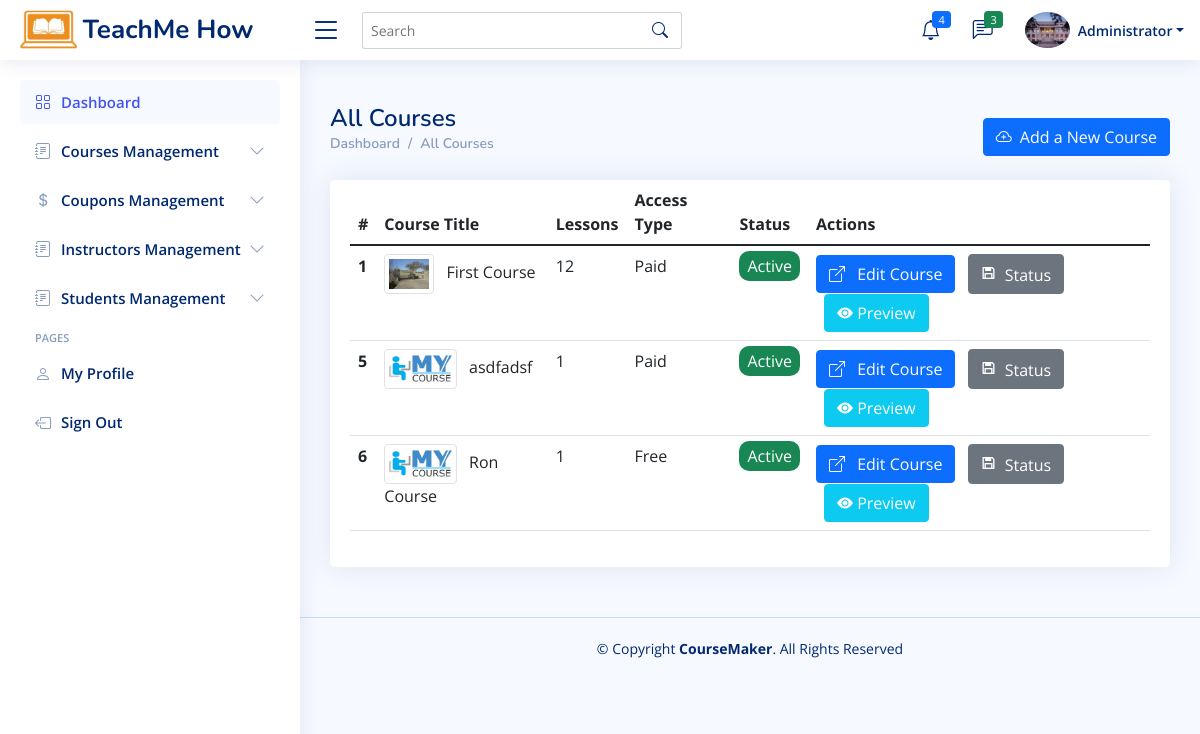
Screenshot of /instructor-all-courses.php (signed in) with the database file from the repository.
### tables this page shows
CREATE TABLE `users` (
  `id` int(11) NOT NULL,
  `firstname` varchar(20) NOT NULL,
  `lastname` varchar(20) NOT NULL,
  `email` varchar(50) NOT NULL,
  `contactNum` varchar(100) DEFAULT NULL,
  `address` varchar(200) DEFAULT NULL,
  `username` varchar(30) NOT NULL,
  `password` varchar(100) NOT NULL,
  `type` enum('Admin','Instructor','Student') NOT NULL,
  `verified` tinyint(1) NOT NULL DEFAULT 0,
  `pic` varchar(100) NOT NULL DEFAULT 'default.jpg',
  `isBlocked` tinyint(1) NOT NULL DEFAULT 0,
  `created_on` timestamp NOT NULL DEFAULT current_timestamp(),
  `about` varchar(1000) NOT NULL DEFAULT 'Some info about user, edit it form profile section.....   Some info about user, edit it form profile section.....'
);

CREATE TABLE `courses` (
  `id` int(10) NOT NULL,
  `instructor_id` int(10) NOT NULL,
  `title` varchar(200) NOT NULL,
  `thumbnail` varchar(100) NOT NULL DEFAULT 'default.jpg',
  `access` enum('Free','Registration','Paid') NOT NULL,
  `description` varchar(1000) NOT NULL,
  `draft` tinyint(1) NOT NULL DEFAULT 0,
  `courseID` int(11) NOT NULL,
  `timeLimitType` enum('Without Time Limit','Days','Months','Years') DEFAULT NULL,
  `timeLimitValue` int(5) DEFAULT NULL,
  `registration_required_email` tinyint(1) DEFAULT NULL,
  `registration_required_phone` tinyint(1) DEFAULT NULL,
  `registration_required_address` tinyint(1) DEFAULT NULL,
  `registration_required_tos` tinyint(1) DEFAULT NULL,
  `price` int(5) DEFAULT NULL,
  `paypal_email` varchar(50) DEFAULT NULL,
  `instructor_name` varchar(50) NOT NULL,
  `back_clr` varchar(10) NOT NULL DEFAULT '#ffffff',
  `front_clr` varchar(10) NOT NULL DEFAULT '#000000',
  `page_background_type` enum('image','color') NOT NULL DEFAULT 'color',
  `page_background_image` varchar(100) DEFAULT NULL,
  `page_background_color` varchar(100) DEFAULT '#000000',
  `txtLessonBackground` varchar(10) DEFAULT NULL,
  `courseTitleBg` varchar(10) NOT NULL DEFAULT '#ffffff',
  `courseTitleFg` varchar(10) NOT NULL DEFAULT '#000',
  `signBgColor` varchar(10) NOT NULL DEFAULT '#ffffff',
  `signFgColor` varchar(10) NOT NULL DEFAULT '#000',
  `bottomLogo` varchar(100) NOT NULL DEFAULT 'default.png'
);

### instructor-all-courses.php (the view, shortened to what this page needs)
<?php
    require_once "includes/app.php";
    $path = ROOT_DIR;
?>
<!DOCTYPE html>
<html lang="en">
<head>
    <?php
        require "includes/head.inc.php";
    ?>
</head>
<body>
    <?=require_once "includes/header.inc.php";?>
  <?php
  if($_SESSION["role"]=="Admin"){
      require_once "includes/adminSideBar.inc.php";
  }
  ?>
  <main id="main" class="main">
      <div class="pagetitle d-flex justify-content-between">
          <div>
              <h1>All Courses</h1>
              <nav>
                  <ol class="breadcrumb">
                      <li class="breadcrumb-item"><a href="<?=ROOT_DIR?>instructorDashboard.php">Dashboard</a></li>
                      <li class="breadcrumb-item">All Courses</li>
                  </ol>
              </nav>
          </div>
          <a class="btn btn-primary" href="instructor-create-course.php"><i class="bi bi-cloud-plus me-2"></i>Add a New Course</a>
      </div>
      <section class="section">
          <div class="row">
              <div class="col-lg-12">
                  <div class="card">
                      <div class="card-body">
                          <table class="table datatable">
                              <thead>
                              <tr>
                                  <th scope="col">#</th>
                                  <th scope="col">Course Title</th>
                                  <th scope="col">Lessons</th>
                                  <th scope="col">Access Type</th>
                                  <th scope="col">Status</th>
                                  <th scope="col">Actions</th>
                              </tr>
                              </thead>
                              <tbody>
                              <?php
                              $sql = "SELECT c.id as coursePrimaryKey, c.title, COUNT(l.course_id) AS total_lessons, c.thumbnail, c.access, c.draft, c.courseID, c.draft
                                        FROM courses c LEFT JOIN lessons l
                                        ON l.course_id = c.id GROUP BY c.id";
                              $res = mysqli_query($con, $sql);
                              while($row = mysqli_fetch_array($res)){
                                  $badgeClass = $row["draft"]==0 ? "success" : "warning";
                                  $badgeTxt = $row["draft"]==0 ? "Active" : "Draft";
                              ?>
                                  <tr>
                                      <th scope="row"><?=$row["coursePrimaryKey"]?></th>
                                      <td>
                                          <img style="max-height: 40px;" class="me-2 img-thumbnail" src="assets/img/courses-thumnail/<?=$row["thumbnail"]?>?> alt="">
                                          <?=$row["title"]?>
                                      </td>
                                      <td><?=$row["total_lessons"]?></td>
                                      <td><?=$row["access"]?></td>
                                      <td>
                                          <span style="border-radius: 10px" class="bg-<?=$badgeClass?> text-white px-2 py-1"><?=$badgeTxt?></span>
                                      </td>
                                      <td>
                                          <a href="instructor-view-course.php?courseID=<?=$row["coursePrimaryKey"]?>" class="btn btn-primary">
                                              <i class="bi bi-box-arrow-up-right me-2"></i>
                                              Edit Course
                                          </a>
                                          <button class="btn btn-secondary ms-2" data-bs-toggle="modal" data-bs-target="#draftCourseModel_<?=$row["coursePrimaryKey"]?>">
                                              <i class="ri-save-3-line me-1"></i> Status
                                          </button>
                                          <a target="_blank" class="btn btn-info text-white ms-2" href="course-123">
                                              <i class="bi bi-eye-fill"></i> Preview
                                          </a>
                                      </td>
                                  </tr>
                              <?php } ?>
                              </tbody>
                          </table>
                      </div>
                  </div>
              </div>
          </div>
      </section>
  </main>
  <?=require_once "includes/footer.inc.php";?>
</body>
</html>

### includes/header.inc.php (shortened to what this page needs)
<?php
$userID = $_SESSION["userID"];
$s = "SELECT pic FROM users WHERE id=$userID";
$res = mysqli_query($con, $s);
$picRow = mysqli_fetch_array($res);
$userPic = $picRow["pic"];
?>
<header id="header" class="header fixed-top d-flex align-items-center">
    <div class="d-flex align-items-center justify-content-between">
        <a href="instructorDashboard.php" class="logo d-flex align-items-center">
            <img src="<?=$path?>assets/img/logo_top.png" alt="">
            <span class="d-none d-lg-block">TeachMe How</span>
        </a>
        <i class="bi bi-list toggle-sidebar-btn"></i>
    </div>
    <div class="search-bar">
        <form class="search-form d-flex align-items-center" method="POST" action="#">
            <input type="text" name="query" placeholder="Search" title="Enter search keyword">
            <button type="submit" title="Search"><i class="bi bi-search"></i></button>
        </form>
    </div>
    <nav class="header-nav ms-auto">
        <ul class="d-flex align-items-center">
            <li class="nav-item dropdown">
                <a class="nav-link nav-icon" href="#" data-bs-toggle="dropdown">
                    <i class="bi bi-bell"></i>
                    <span class="badge bg-primary badge-number">4</span>
                </a>
            </li>
            <li class="nav-item dropdown">
                <a class="nav-link nav-icon" href="#" data-bs-toggle="dropdown">
                    <i class="bi bi-chat-left-text"></i>
                    <span class="badge bg-success badge-number">3</span>
                </a>
            </li>
            <li class="nav-item dropdown pe-3">
                <a class="nav-link nav-profile d-flex align-items-center pe-0" href="#" data-bs-toggle="dropdown">
                    <img src="assets/img/profilePics/<?=$userPic?>" alt="Profile" class="rounded-circle">
                    <span class="d-none d-md-block dropdown-toggle ps-2"><?=$_SESSION["firstName"]?></span>
                </a>
            </li>
        </ul>
    </nav>
</header>

### assets/css/style.css (style rules this page uses)
:root { scroll-behavior: smooth; }
body { font-family: "Open Sans", sans-serif; background: #f6f9ff; color: #444444; }
a { color: #4154f1; text-decoration: none; }
h1, h2, h3, h4, h5, h6 { font-family: "Nunito", sans-serif; }
#main { margin-top: 60px; padding: 20px 30px; transition: all 0.3s; }
.pagetitle { margin-bottom: 10px; }
.pagetitle h1 { font-size: 24px; margin-bottom: 0; font-weight: 600; color: #012970; }
.card { margin-bottom: 30px; border: none; border-radius: 5px; box-shadow: 0px 0 30px rgba(1, 41, 112, 0.1); overflow: hidden; }
.card-body { padding: 0 20px 20px 20px; }
.breadcrumb { font-size: 14px; font-family: "Nunito", sans-serif; color: #899bbd; font-weight: 600; }
.breadcrumb a { color: #899bbd; transition: 0.3s; }
.breadcrumb .breadcrumb-item::before { color: #899bbd; }
.logo { line-height: 1; }
@media (min-width: 1200px) { .logo { width: 280px; } }
.logo img { max-height: 40px; margin-right: 6px; }
.logo span { font-size: 26px; font-weight: 700; color: #012970; font-family: "Nunito", sans-serif; }
.header { transition: all 0.5s; z-index: 997; height: 60px; box-shadow: 0px 2px 20px rgba(1, 41, 112, 0.1); background-color: #fff; padding-left: 20px; }
.header .toggle-sidebar-btn { font-size: 32px; padding-left: 10px; cursor: pointer; color: #012970; }
.header .search-bar { min-width: 360px; padding: 0 20px; }
.header .search-form { width: 100%; }
.header .search-form input { border: 0; font-size: 14px; color: #012970; border: 1px solid rgba(1, 41, 112, 0.2); padding: 7px 38px 7px 8px; border-radius: 3px; transition: 0.3s; width: 100%; }
.header .search-form button { border: 0; padding: 0; margin-left: -30px; background: none; }
.header .search-form button i { color: #012970; }
.header-nav ul { list-style: none; }
.header-nav > ul { margin: 0; padding: 0; }
.header-nav .nav-icon { font-size: 20px; color: #012970; }
.header-nav .nav-profile { color: #012970; }
.header-nav .nav-profile img { max-height: 36px; }
.header-nav .nav-profile span { font-size: 14px; font-weight: 600; }
.header-nav .badge-number { position: absolute; inset: 4px 6px auto auto; font-weight: normal; font-size: 11px; padding: 3px 6px; }
@media (min-width: 1200px) { #main, #footer { margin-left: 300px; } }

### rows the page displays
users: pic (picture)
courses: id "1", thumbnail (picture), title "First Course", total_lessons "12", access "Paid", draft "Active"
courses: id "5", thumbnail (placeholder picture), title "asdfadsf", total_lessons "1", access "Paid", draft "Active"
courses: id "6", thumbnail (placeholder picture), title "Ron Course", total_lessons "1", access "Free", draft "Active"

### other values shown
$_SESSION["firstName"] "Administrator"
